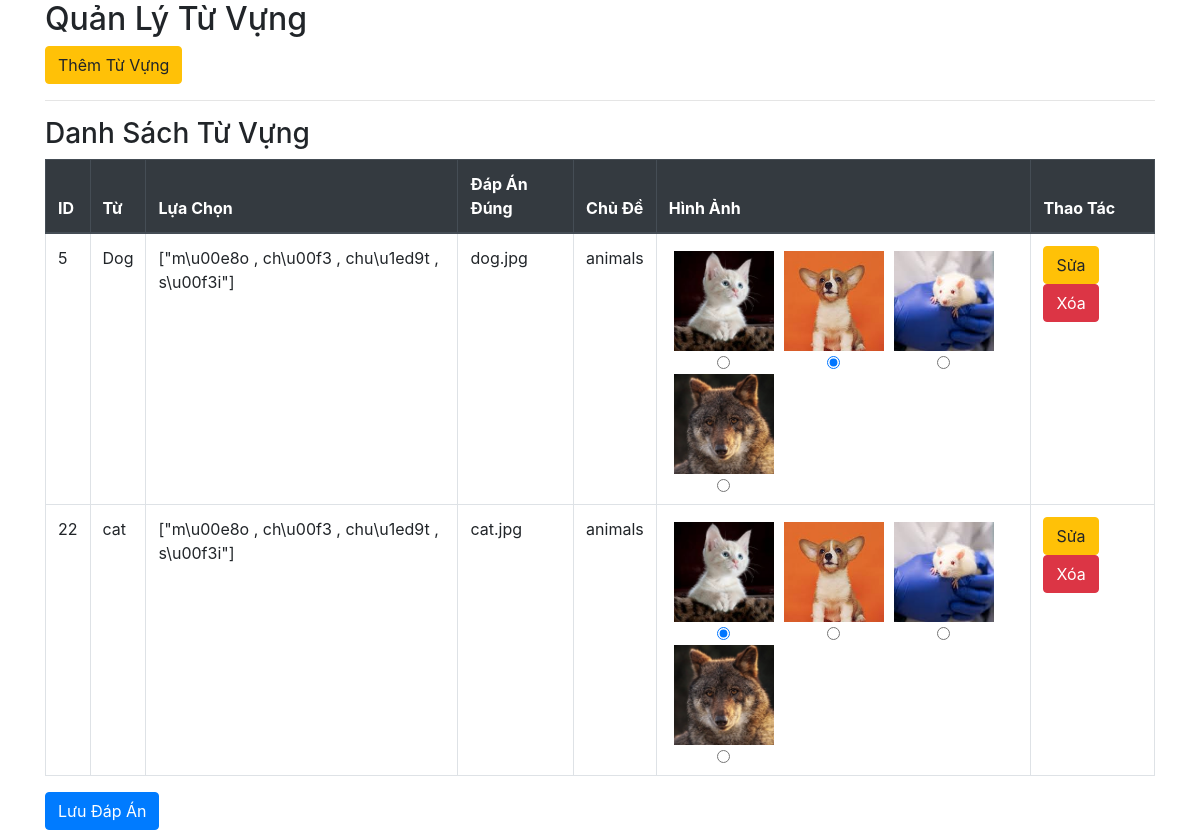
Screenshot of /admin/pages/form_vocabulary_manager.php with the database file from the repository.
### tables this page shows
CREATE TABLE `vocabulary` (
  `id` int(11) NOT NULL,
  `word` varchar(255) NOT NULL,
  `choices` longtext NOT NULL CHECK (json_valid(`choices`)),
  `correct_choice` varchar(255) NOT NULL,
  `topic` varchar(255) NOT NULL,
  `image` varchar(255) DEFAULT NULL
);

### admin/pages/form_vocabulary_manager.php (the view, shortened to what this page needs)
<?php
include '../../config/conn.php';
$vocabulary = $conn->query("SELECT id, word, choices, correct_choice, topic, image FROM vocabulary");
?>
<!DOCTYPE html>
<html lang="vi">
<head>
    <link rel="stylesheet" href="https://maxcdn.bootstrapcdn.com/bootstrap/4.5.2/css/bootstrap.min.css">
</head>
<body>
    <div class="container">
        <h2>Quản Lý Từ Vựng</h2>
        <a href="../../admin/includes/logic/add_vocabulary_manager.php" class="btn btn-warning">Thêm Từ Vựng</a>
        <hr>
        <h3>Danh Sách Từ Vựng</h3>
        <form method="POST" action="../../admin/includes/logic/process_answer.php">
            <table class="table table-bordered">
                <thead class="thead-dark">
                    <tr>
                        <th>ID</th>
                        <th>Từ</th>
                        <th>Lựa Chọn</th>
                        <th>Đáp Án Đúng</th>
                        <th>Chủ Đề</th>
                        <th>Hình Ảnh</th>
                        <th>Thao Tác</th>
                    </tr>
                </thead>
                <tbody>
                    <?php while ($word = $vocabulary->fetch_assoc()): ?>
                        <tr>
                            <td><?php echo $word['id']; ?></td>
                            <td><?php echo htmlspecialchars($word['word']); ?></td>
                            <td><?php echo htmlspecialchars($word['choices']); ?></td>
                            <td><?php echo htmlspecialchars($word['correct_choice']); ?></td>
                            <td><?php echo htmlspecialchars($word['topic']); ?></td>
                            <td>
                                <?php
                                $imageDirectory = '../../admin/assets/images/';
                                if (is_dir($imageDirectory)) {
                                    $images = scandir($imageDirectory);
                                    $imageFiles = array_filter($images, function ($file) use ($imageDirectory) {
                                        return preg_match('/\.(jpg|jpeg|png|gif)$/i', $file) && is_file($imageDirectory . $file);
                                    });
                                    ?>
                                    <div class="image-container">
                                        <?php foreach ($imageFiles as $image): ?>
                                            <?php $imgSrc = '../../admin/assets/images/' . htmlspecialchars($image); ?>
                                            <div style="display: flex; flex-direction: column; align-items: center;">
                                                <img src="<?php echo $imgSrc; ?>" alt="Hình ảnh">
                                                <input type="radio" name="correct_choice_<?php echo $word['id']; ?>" value="<?php echo htmlspecialchars($image); ?>" <?php if ($word['correct_choice'] == $image) echo 'checked'; ?>>
                                            </div>
                                        <?php endforeach; ?>
                                    </div>
                                    <?php
                                } else {
                                    echo "Thư mục không tồn tại.";
                                }
                                ?>
                            </td>
                            <td>
                                <a href="../../admin/includes/logic/edit_vocabulary_manager.php?id=<?php echo $word['id']; ?>" class="btn btn-warning">Sửa</a>
                                <a href="../../admin/includes/logic/delete_vocabulary_manager.php?id=<?php echo $word['id']; ?>" class="btn btn-danger" onclick="return confirm('Bạn có chắc chắn muốn xóa từ vựng này không?');">Xóa</a>
                            </td>
                        </tr>
                    <?php endwhile; ?>
                </tbody>
            </table>
            <button type="submit" class="btn btn-primary">Lưu Đáp Án</button>
        </form>
    </div>
</body>
</html>

### admin/pages/form_vocabulary_manager.php (style rules this page uses)
.image-container { display: flex; flex-wrap: wrap; }
.image-container img { width: 100px; height: 100px; object-fit: cover; margin: 5px; }

### rows the page displays
vocabulary: id "5", word "Dog", choices "[\"m\\u00e8o , ch\\u00f3 , chu\\u1ed9t , s\\u00f3i\"]", correct_choice "dog.jpg", topic "animals", correct_choice "☑"
vocabulary: id "22", word "cat", choices "[\"m\\u00e8o , ch\\u00f3 , chu\\u1ed9t , s\\u00f3i\"]", correct_choice "cat.jpg", topic "animals", correct_choice "☑"
